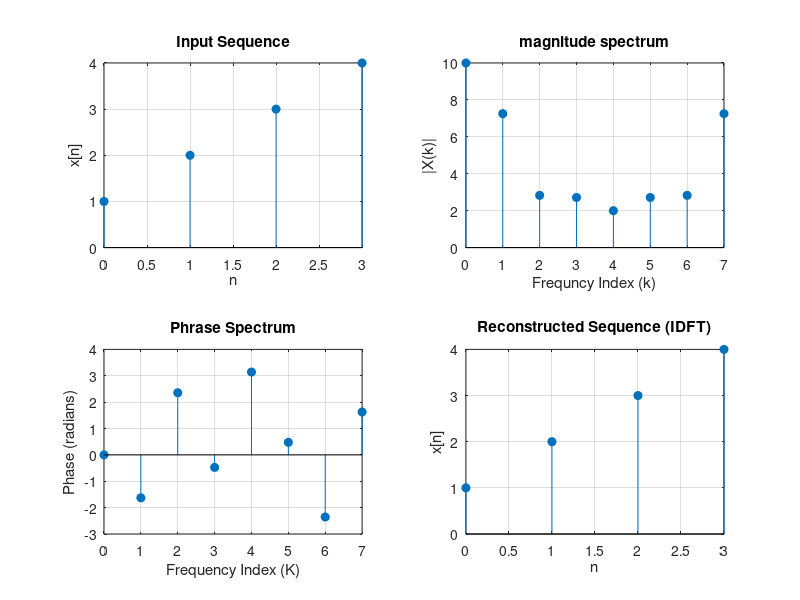

Reproduce this figure in MATLAB.
clc;
clear;
close all;

x = [1 2 3 4]
L = length(x);
n = 0:L-1;

N = 8
k = 0:N-1;

X = fft(x,N);

magX = abs(X);
phaseX = angle(X);

x_idft = ifft(X,N);

figure;

subplot(2,2,1);
stem(n,x,'filled');
title("Input Sequence");
xlabel('n');
ylabel('x[n]');
grid on;

subplot(2,2,2);
stem(k,magX,'filled')
title("magnitude spectrum");
xlabel("Frequncy Index (k)")
ylabel("|X(k)|")
grid on;


subplot(2,2,3)
stem(k,phaseX,'filled');
title("Phrase Spectrum")
xlabel("Frequency Index (K)")
ylabel("Phase (radians)")
grid on;

subplot(2,2,4)
stem(n,real(x_idft(1:L)),'filled')
title("Reconstructed Sequence (IDFT)")
xlabel("n")
ylabel("x[n]")
grid on;

disp("N Point DFT")
